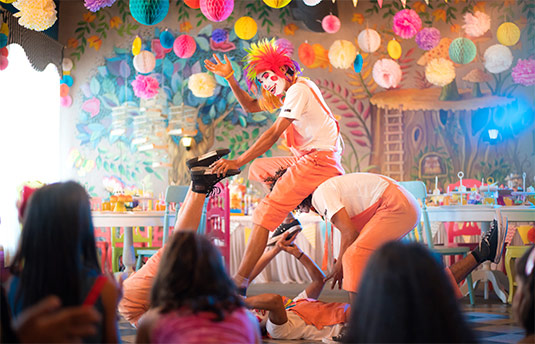
#> input picture Week 2 files/Media/M1/party.jpg, 535 x 344 px, found by its file name
$ jupyter execute '2.03 Drawing Shapes _ Text On Image.ipynb'
#> lines starting #> are read from the running program, lines starting #| are printed output that depends on the picture; after the words box and inside, x2 and y2 are one past the last pixel; in counts of white or black regions, pixels touching at a corner belong together
# <center><font style="color:rgb(100,109,254)">Drawing Shapes & Text On Images
</font></center>

[cell 1]
import cv2
import numpy as np
import matplotlib.pyplot as plt

img = cv2.imread('media/M1/party.jpg',1)
#> img is the input picture: shape (344, 535, 3); mean B, G, R 117, 123.4, 150.8

There are many drawing functions in opencv like drawing rectangles , circles , text etc. All of them have the following parameters in common

- `img` : your Image
- `color` : Color of the shape, for BGR image, pass it as a tuple i.e. (255,0,0) for Grayscale image just pass the scalar value.
- `thickness` : Thickness of the line or circle etc. If **-1** is passed for closed figures like circles, it will fill the        shape. default thickness = 1
- `lineType` : Type of line, popular choice is cv2.LINE_AA gives

###  <font style="color:rgb(134,19,348)">  Drawing  a line on the Image
</font>

We can draw a line in opencv by using the function ``cv2.line()``

[```cv2.line(img, pt1, pt2, color, [thickness])```](https://docs.opencv.org/4.2.0/d4/d9d/structcv_1_1gapi_1_1wip_1_1draw_1_1Line.html#aba7af35a1455413aca6c5e1556de6ae7)

 **Params:**
- `pt1:`	First point of the line.
- `pt2:`	Second point of the line.

[cell 2]
imgc = img.copy()
cv2.line(imgc,(100,300),(300,50),(255,255,0),5)
plt.imshow(imgc[...,::-1]);

###  <font style="color:rgb(134,19,348)">  Drawing  a Circle on the Image
</font>

We can draw a Circle in opencv by using the function ``cv2.Circle()``

 [```cv2.circle(img, Center, radius, color, [thickness])```](https://docs.opencv.org/4.2.0/d6/d6e/group__imgproc__draw.html#gaf10604b069374903dbd0f0488cb43670)

 **Params:**
- `center:`	Center of the circle.
- `radius:`	Radius of the circle.

[cell 3]
imgc = img.copy()
cv2.circle(imgc,(100,63), 55, (0,100,0), 5)
plt.imshow(imgc[...,::-1]);

### <font style="color:rgb(134,19,348)">  Drawing  a rectangle on the Image
</font>

We can draw a rectangle in opencv by using the function ``cv2.rectangle()``

 [```cv2.rectangle(img, pt1, pt2, color, [thickness])```](https://docs.opencv.org/4.2.0/d6/d6e/group__imgproc__draw.html#ga07d2f74cadcf8e305e810ce8eed13bc9)

 **Params:**
- `pt1:`	Top left corner of the rectangle.
- `pt2:`	Top right corner of the rectangle.

[cell 4]
imgc = img.copy()
cv2.rectangle(imgc,(384,20),(510,228),(0,255,0),3)
plt.imshow(imgc[...,::-1]);

###  <font style="color:rgb(134,19,348)">  Drawing  a polygon on the Image
</font>

We can draw a polygon in opencv by using the function ```cv2.polylines``` <br>
This is really useful as polygon allow us to represent any custom shape

 [```img=cv2.polylines(img, pts, isClosed, color, [thickness])```](https://docs.opencv.org/4.2.0/d6/d6e/group__imgproc__draw.html#gaa3c25f9fb764b6bef791bf034f6e26f5)

 **Params:**
- `pts:` Array of polygonal curves. Basically its a numpy array of all the points you wish to join.
- `isClosed:` Flag which tells to close the polygon or not. If they are closed, the function draws a line from the last vertex to its first vertex.

[cell 5]
imgc = img.copy()
imgc2 = img.copy()

pts = np.array([[10,5],[100,200],[70,340],[300,300]]) #lets make a polygon of 4 points

cv2.polylines(imgc, [pts], True, (255,0,255), 5)   # close this polygon
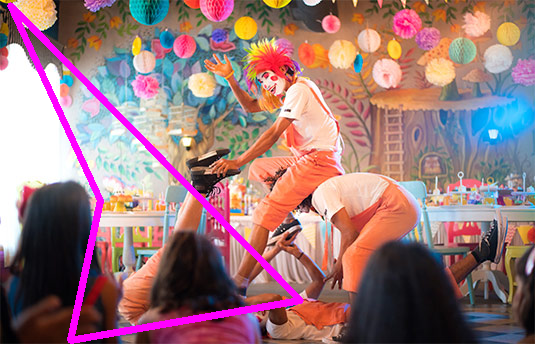
#> imgc: shape (344, 535, 3); mean B, G, R 121.9, 118.8, 154.8
cv2.polylines(imgc2, [pts], False, (255,0,255), 5)  # left this polygon open
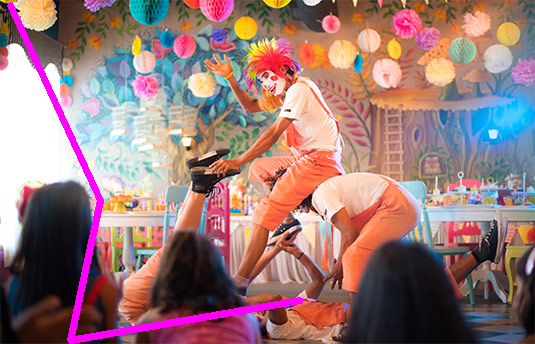
#> imgc2: shape (344, 535, 3); 2.25% of pixels changed, all inside (x1, y1, x2, y2) = (7, 2, 304, 344)

plt.figure(figsize=[15,15])
plt.subplot(121);plt.imshow(imgc[:,:,::-1]);plt.title("Closed Polygon");
plt.subplot(122);plt.imshow(imgc2[:,:,::-1]);plt.title("Open Polygon");
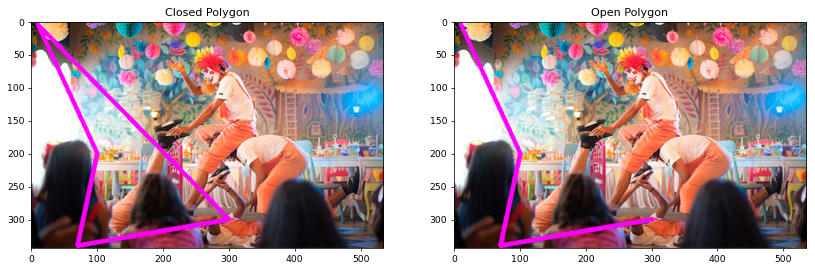
#> figure drawn by matplotlib, 2 panels

### <font style="color:rgb(134,19,348)">  Writing text on the Image
</font>

We can Write Text in opencv by using the function ``cv2.putText`` <br>
Writing Text on images will is an essential tool, you will be able to see real stats on image instead of printing.

[```cv.putText(img,text,org,fontFace,fontScale,color,[thickness])```](https://docs.opencv.org/4.2.0/d6/d6e/group__imgproc__draw.html#ga5126f47f883d730f633d74f07456c576)

 **Params:**

- `text`	  Text string to be drawn.
- `org`	      Top-left corner of the text (x,y) origin position.
- `fontFace`  Font type, we will use `cv2.FONT_HERSHEY_SIMPLEX`.
- `fontScale` Font scale, how large your text will be.

[cell 6]
imgc = img.copy()
cv2.putText(imgc,'Bleed-AI',(0,130),cv2.FONT_HERSHEY_SIMPLEX, 2.7, (0,0,155), 4, cv2.LINE_AA)
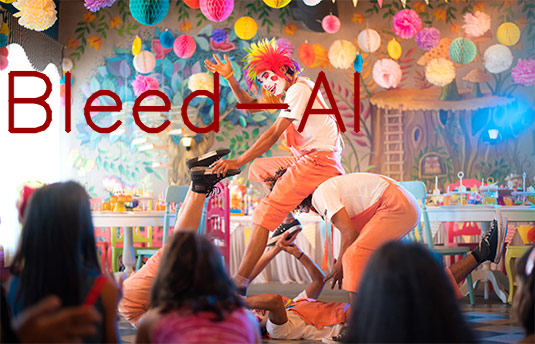
#> imgc: shape (344, 535, 3); 3.53% of pixels changed, all inside (x1, y1, x2, y2) = (7, 70, 361, 134)
plt.imshow(imgc[...,::-1]);

###  <font style="color:rgb(34,169,134)"> Assignment: Now you guys have to draw a rectangle that encloses that clown and inside the rectangle there should be a circle and inside the circle write 'Hello World' and show the final result with cv2.imshow()</font>

[cell 7]
## ADD CODE BELOW

## ~ approx 7-8 lines
imgmy = img.copy()
cv2.rectangle(imgmy,(100,50),(400,300),(0,255,0),6)
cv2.circle(imgmy,(250,200),80,(230,34,45),4)
cv2.putText(imgmy,"Hello WOrld",(280,180),cv2.FONT_HERSHEY_SIMPLEX, 1, (0,0,155), 4, cv2.LINE_AA)
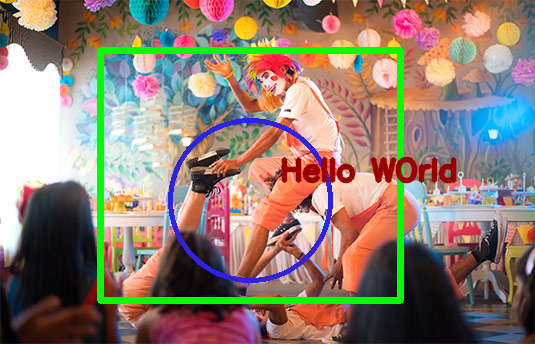
#> imgmy: shape (344, 535, 3); mean B, G, R 112.6, 125.9, 142.2

cv2.imshow('window',imgmy)
cv2.waitKey(0)
cv2.destroyAllWindows()

$ run again, with Week 2 files/Media/M1/mysavedpicc.jpg copied over Week 2 files/Media/M1/party.jpg
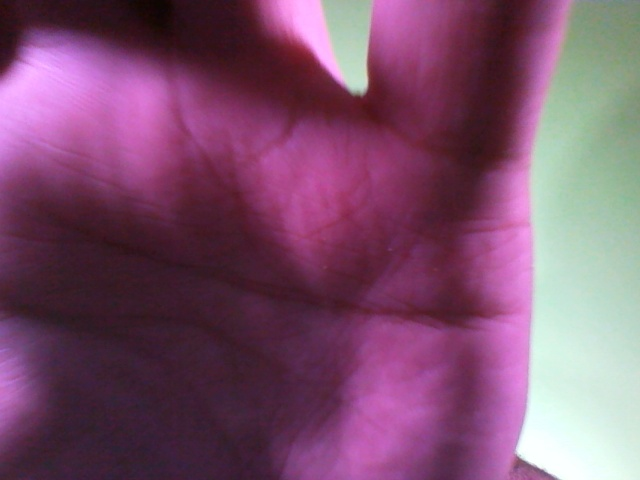
#> input picture Week 2 files/Media/M1/mysavedpicc.jpg, 640 x 480 px, found by its file name
#> img is the input picture: shape (480, 640, 3); mean B, G, R 109, 80.6, 124.8
#> imgc2: shape (480, 640, 3); 1.35% of pixels changed, all inside (x1, y1, x2, y2) = (7, 2, 304, 344)
#> `[cell 5] imgc = img.copy() imgc2 = img.copy()  pts = np.array([[10,5],..`:
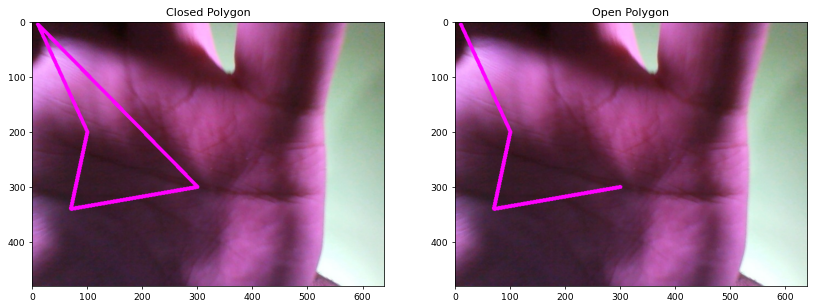
#> figure drawn by matplotlib, 2 panels
#> `cv2.putText(imgmy,"Hello WOrld",(280,180),cv2.FONT_HERSHEY_SIMPLEX, 1,..`:
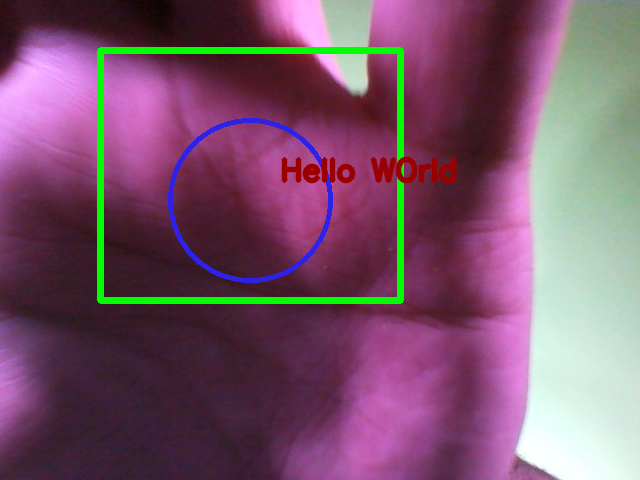
#> imgmy: shape (480, 640, 3); mean B, G, R 107.2, 85, 121.7

$ run again, with Week 2 files/Media/M1/ballplay.jpeg copied over Week 2 files/Media/M1/party.jpg
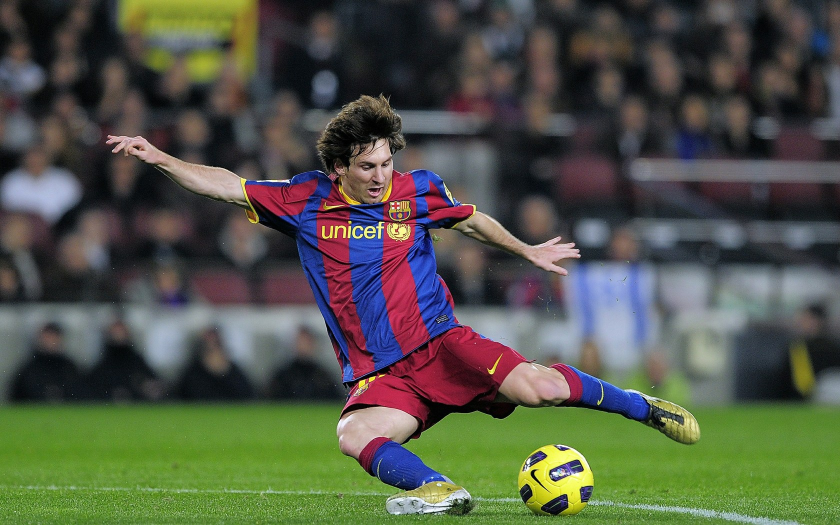
#> input picture Week 2 files/Media/M1/ballplay.jpeg, 1680 x 1050 px, found by its file name (shown at 1/2 size)
#> img is the input picture: shape (1050, 1680, 3); mean B, G, R 72, 86.1, 82
#> imgc2: shape (1050, 1680, 3); 0.24% of pixels changed, all inside (x1, y1, x2, y2) = (7, 2, 304, 344)
#> `[cell 5] imgc = img.copy() imgc2 = img.copy()  pts = np.array([[10,5],..`:
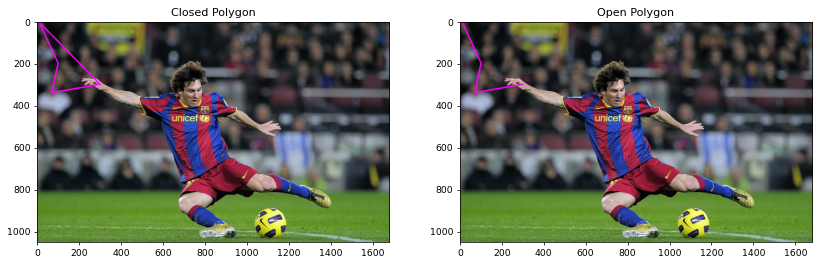
#> figure drawn by matplotlib, 2 panels
#> `cv2.putText(imgmy,"Hello WOrld",(280,180),cv2.FONT_HERSHEY_SIMPLEX, 1,..`:
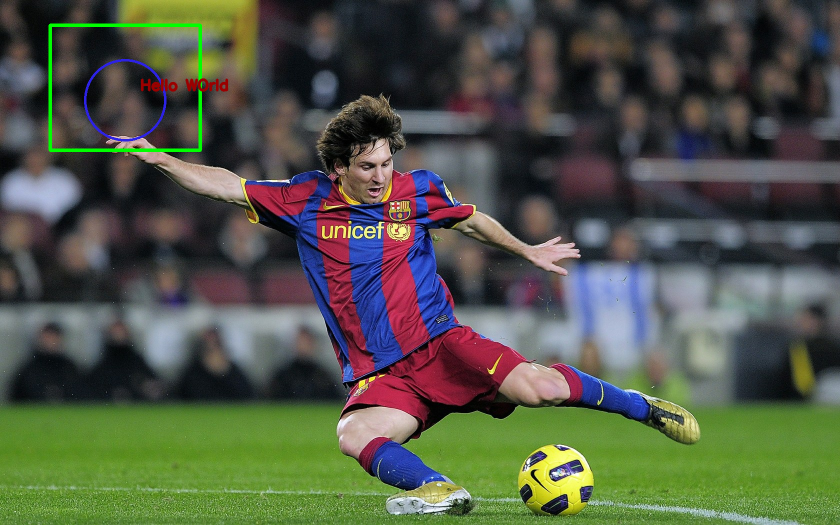
#> imgmy: shape (1050, 1680, 3) (shown at 1/2 size); mean B, G, R 71.9, 86.7, 81.8
